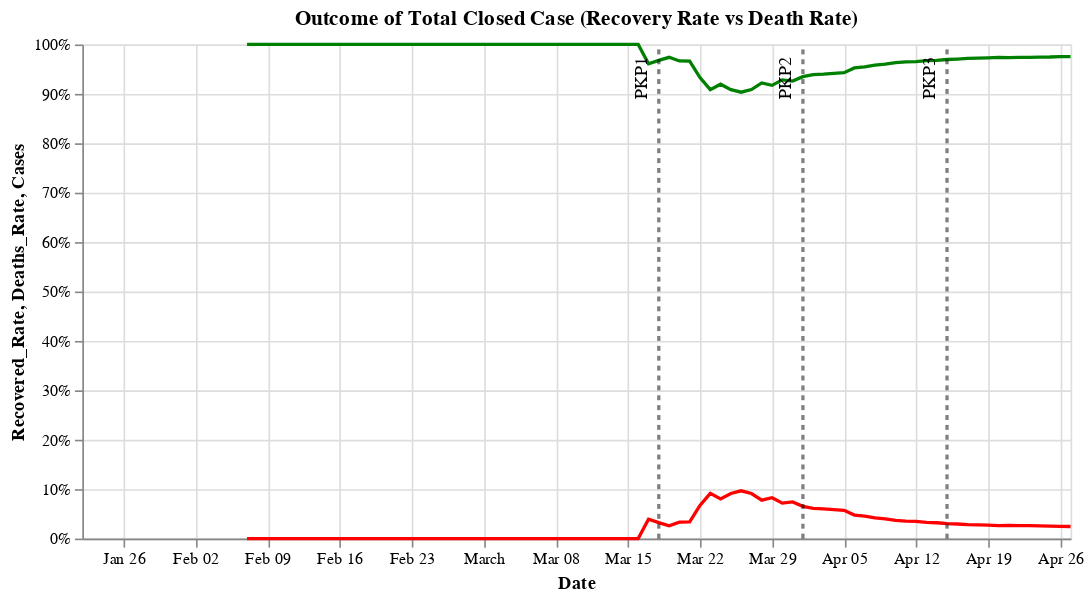

Notebook source saved alongside this figure:
### Code cell
#hide_input
_base = alt.Chart(df_summary_my[['Date', 'Recovered_Rate', 'Deaths_Rate']]).encode(x='Date:T')
_recovered = _base.mark_line(color='green').encode(
              y=alt.Y('Recovered_Rate:Q', axis=alt.Axis(format='%')))
_deaths = _base.mark_line(color='red').encode(y=alt.Y('Deaths_Rate:Q', axis=alt.Axis(format='%')))

(_recovered + _deaths + _pkp_line(1.0)).properties(title='Outcome of Total Closed Case (Recovery Rate vs Death Rate)', width=600)

### Figure 1 — Vega-Lite specification as saved in the notebook (floating-point values rounded to 4 significant figures)
{"config": {"view": {"continuousWidth": 400, "continuousHeight": 300}}, "layer": [{"mark": {"type": "line", "color": "green"}, "encoding": {"x": {"type": "temporal", "field": "Date"}, "y": {"type": "quantitative", "axis": {"format": "%"}, "field": "Recovered_Rate"}}}, {"mark": {"type": "line", "color": "red"}, "encoding": {"x": {"type": "temporal", "field": "Date"}, "y": {"type": "quantitative", "axis": {"format": "%"}, "field": "Deaths_Rate"}}}, {"layer": [{"mark": {"type": "line", "color": "black", "opacity": 0.5, "strokeDash": [3, 3]}, "encoding": {"x": {"type": "temporal", "field": "Date"}, "y": {"type": "quantitative", "field": "Cases"}}}, {"mark": {"type": "text", "angle": 270, "dx": -20, "dy": -10, "text": "PKP1"}, "encoding": {"x": {"type": "temporal", "field": "Date"}, "y": {"type": "quantitative", "field": "Cases"}}, "transform": [{"filter": "(datum['Cases'] > 0)"}]}, {"layer": [{"mark": {"type": "line", "color": "black", "opacity": 0.5, "strokeDash": [3, 3]}, "encoding": {"x": {"type": "temporal", "field": "Date"}, "y": {"type": "quantitative", "field": "Cases"}}}, {"mark": {"type": "text", "angle": 270, "dx": -20, "dy": -10, "text": "PKP2"}, "encoding": {"x": {"type": "temporal", "field": "Date"}, "y": {"type": "quantitative", "field": "Cases"}}, "transform": [{"filter": "(datum['Cases'] > 0)"}]}], "data": {"name": "data-61825ca3bf80507b13fd09e9882e9c7c"}}, {"layer": [{"mark": {"type": "line", "color": "black", "opacity": 0.5, "strokeDash": [3, 3]}, "encoding": {"x": {"type": "temporal", "field": "Date"}, "y": {"type": "quantitative", "field": "Cases"}}}, {"mark": {"type": "text", "angle": 270, "dx": -20, "dy": -10, "text": "PKP3"}, "encoding": {"x": {"type": "temporal", "field": "Date"}, "y": {"type": "quantitative", "field": "Cases"}}, "transform": [{"filter": "(datum['Cases'] > 0)"}]}], "data": {"name": "data-1cff141ff54103cc826373c18d6e5dc0"}}], "data": {"name": "data-1864ebcf0b3714c9717e86ab21715ef9"}}], "data": {"name": "data-bb808230759fbbaec6d7dfcc16148314"}, "title": "Outcome of Total Closed Case (Recovery Rate vs Death Rate)", "width": 600, "$schema": "https://vega.github.io/schema/vega-lite/v4.8.1.json", "datasets": {"data-bb808230759fbbaec6d7dfcc16148314": [{"Date": "2020-01-22T00:00:00", "Recovered_Rate": null, "Deaths_Rate": null}, {"Date": "2020-01-23T00:00:00", "Recovered_Rate": null, "Deaths_Rate": null}, {"Date": "2020-01-24T00:00:00", "Recovered_Rate": null, "Deaths_Rate": null}, {"Date": "2020-01-25T00:00:00", "Recovered_Rate": null, "Deaths_Rate": null}, {"Date": "2020-01-26T00:00:00", "Recovered_Rate": null, "Deaths_Rate": null}, {"Date": "2020-01-27T00:00:00", "Recovered_Rate": null, "Deaths_Rate": null}, {"Date": "2020-01-28T00:00:00", "Recovered_Rate": null, "Deaths_Rate": null}, {"Date": "2020-01-29T00:00:00", "Recovered_Rate": null, "Deaths_Rate": null}, {"Date": "2020-01-30T00:00:00", "Recovered_Rate": null, "Deaths_Rate": null}, {"Date": "2020-01-31T00:00:00", "Recovered_Rate": null, "Deaths_Rate": null}, {"Date": "2020-02-01T00:00:00", "Recovered_Rate": null, "Deaths_Rate": null}, {"Date": "2020-02-02T00:00:00", "Recovered_Rate": null, "Deaths_Rate": null}, {"Date": "2020-02-03T00:00:00", "Recovered_Rate": null, "Deaths_Rate": null}, {"Date": "2020-02-04T00:00:00", "Recovered_Rate": null, "Deaths_Rate": null}, {"Date": "2020-02-05T00:00:00", "Recovered_Rate": null, "Deaths_Rate": null}, {"Date": "2020-02-06T00:00:00", "Recovered_Rate": null, "Deaths_Rate": null}, {"Date": "2020-02-07T00:00:00", "Recovered_Rate": 1.0, "Deaths_Rate": 0.0}, {"Date": "2020-02-08T00:00:00", "Recovered_Rate": 1.0, "Deaths_Rate": 0.0}, {"Date": "2020-02-09T00:00:00", "Recovered_Rate": 1.0, "Deaths_Rate": 0.0}, {"Date": "2020-02-10T00:00:00", "Recovered_Rate": 1.0, "Deaths_Rate": 0.0}, {"Date": "2020-02-11T00:00:00", "Recovered_Rate": 1.0, "Deaths_Rate": 0.0}, {"Date": "2020-02-12T00:00:00", "Recovered_Rate": 1.0, "Deaths_Rate": 0.0}, {"Date": "2020-02-13T00:00:00", "Recovered_Rate": 1.0, "Deaths_Rate": 0.0}, {"Date": "2020-02-14T00:00:00", "Recovered_Rate": 1.0, "Deaths_Rate": 0.0}, {"Date": "2020-02-15T00:00:00", "Recovered_Rate": 1.0, "Deaths_Rate": 0.0}, {"Date": "2020-02-16T00:00:00", "Recovered_Rate": 1.0, "Deaths_Rate": 0.0}, {"Date": "2020-02-17T00:00:00", "Recovered_Rate": 1.0, "Deaths_Rate": 0.0}, {"Date": "2020-02-18T00:00:00", "Recovered_Rate": 1.0, "Deaths_Rate": 0.0}, {"Date": "2020-02-19T00:00:00", "Recovered_Rate": 1.0, "Deaths_Rate": 0.0}, {"Date": "2020-02-20T00:00:00", "Recovered_Rate": 1.0, "Deaths_Rate": 0.0}, {"Date": "2020-02-21T00:00:00", "Recovered_Rate": 1.0, "Deaths_Rate": 0.0}, {"Date": "2020-02-22T00:00:00", "Recovered_Rate": 1.0, "Deaths_Rate": 0.0}, {"Date": "2020-02-23T00:00:00", "Recovered_Rate": 1.0, "Deaths_Rate": 0.0}, {"Date": "2020-02-24T00:00:00", "Recovered_Rate": 1.0, "Deaths_Rate": 0.0}, {"Date": "2020-02-25T00:00:00", "Recovered_Rate": 1.0, "Deaths_Rate": 0.0}, {"Date": "2020-02-26T00:00:00", "Recovered_Rate": 1.0, "Deaths_Rate": 0.0}, {"Date": "2020-02-27T00:00:00", "Recovered_Rate": 1.0, "Deaths_Rate": 0.0}, {"Date": "2020-02-28T00:00:00", "Recovered_Rate": 1.0, "Deaths_Rate": 0.0}, {"Date": "2020-02-29T00:00:00", "Recovered_Rate": 1.0, "Deaths_Rate": 0.0}, {"Date": "2020-03-01T00:00:00", "Recovered_Rate": 1.0, "Deaths_Rate": 0.0}, {"Date": "2020-03-02T00:00:00", "Recovered_Rate": 1.0, "Deaths_Rate": 0.0}, {"Date": "2020-03-03T00:00:00", "Recovered_Rate": 1.0, "Deaths_Rate": 0.0}, {"Date": "2020-03-04T00:00:00", "Recovered_Rate": 1.0, "Deaths_Rate": 0.0}, {"Date": "2020-03-05T00:00:00", "Recovered_Rate": 1.0, "Deaths_Rate": 0.0}, {"Date": "2020-03-06T00:00:00", "Recovered_Rate": 1.0, "Deaths_Rate": 0.0}, {"Date": "2020-03-07T00:00:00", "Recovered_Rate": 1.0, "Deaths_Rate": 0.0}, {"Date": "2020-03-08T00:00:00", "Recovered_Rate": 1.0, "Deaths_Rate": 0.0}, {"Date": "2020-03-09T00:00:00", "Recovered_Rate": 1.0, "Deaths_Rate": 0.0}, {"Date": "2020-03-10T00:00:00", "Recovered_Rate": 1.0, "Deaths_Rate": 0.0}, {"Date": "2020-03-11T00:00:00", "Recovered_Rate": 1.0, "Deaths_Rate": 0.0}, {"Date": "2020-03-12T00:00:00", "Recovered_Rate": 1.0, "Deaths_Rate": 0.0}, {"Date": "2020-03-13T00:00:00", "Recovered_Rate": 1.0, "Deaths_Rate": 0.0}, {"Date": "2020-03-14T00:00:00", "Recovered_Rate": 1.0, "Deaths_Rate": 0.0}, {"Date": "2020-03-15T00:00:00", "Recovered_Rate": 1.0, "Deaths_Rate": 0.0}, {"Date": "2020-03-16T00:00:00", "Recovered_Rate": 1.0, "Deaths_Rate": 0.0}, {"Date": "2020-03-17T00:00:00", "Recovered_Rate": 0.9608, "Deaths_Rate": 0.03922}, {"Date": "2020-03-18T00:00:00", "Recovered_Rate": 0.9677, "Deaths_Rate": 0.03226}, {"Date": "2020-03-19T00:00:00", "Recovered_Rate": 0.974, "Deaths_Rate": 0.02597}, {"Date": "2020-03-20T00:00:00", "Recovered_Rate": 0.9667, "Deaths_Rate": 0.03333}, {"Date": "2020-03-21T00:00:00", "Recovered_Rate": 0.9661, "Deaths_Rate": 0.0339}, {"Date": "2020-03-22T00:00:00", "Recovered_Rate": 0.9329, "Deaths_Rate": 0.06711}, {"Date": "2020-03-23T00:00:00", "Recovered_Rate": 0.9085, "Deaths_Rate": 0.0915}, {"Date": "2020-03-24T00:00:00", "Recovered_Rate": 0.9196, "Deaths_Rate": 0.0804}, {"Date": "2020-03-25T00:00:00", "Recovered_Rate": 0.9087, "Deaths_Rate": 0.09132}, {"Date": "2020-03-26T00:00:00", "Recovered_Rate": 0.9034, "Deaths_Rate": 0.09664}, {"Date": "2020-03-27T00:00:00", "Recovered_Rate": 0.9088, "Deaths_Rate": 0.09123}, {"Date": "2020-03-28T00:00:00", "Recovered_Rate": 0.9222, "Deaths_Rate": 0.07781}, {"Date": "2020-03-29T00:00:00", "Recovered_Rate": 0.9173, "Deaths_Rate": 0.08274}, {"Date": "2020-03-30T00:00:00", "Recovered_Rate": 0.9283, "Deaths_Rate": 0.07171}, {"Date": "2020-03-31T00:00:00", "Recovered_Rate": 0.9259, "Deaths_Rate": 0.07414}, {"Date": "2020-04-01T00:00:00", "Recovered_Rate": 0.9348, "Deaths_Rate": 0.06522}, {"Date": "2020-04-02T00:00:00", "Recovered_Rate": 0.9388, "Deaths_Rate": 0.0612}, {"Date": "2020-04-03T00:00:00", "Recovered_Rate": 0.9398, "Deaths_Rate": 0.06023}, {"Date": "2020-04-04T00:00:00", "Recovered_Rate": 0.9414, "Deaths_Rate": 0.05864}, {"Date": "2020-04-05T00:00:00", "Recovered_Rate": 0.9428, "Deaths_Rate": 0.05722}, {"Date": "2020-04-06T00:00:00", "Recovered_Rate": 0.9524, "Deaths_Rate": 0.04758}, {"Date": "2020-04-07T00:00:00", "Recovered_Rate": 0.9545, "Deaths_Rate": 0.04552}, {"Date": "2020-04-08T00:00:00", "Recovered_Rate": 0.9581, "Deaths_Rate": 0.04188}, {"Date": "2020-04-09T00:00:00", "Recovered_Rate": 0.96, "Deaths_Rate": 0.04}, {"Date": "2020-04-10T00:00:00", "Recovered_Rate": 0.9632, "Deaths_Rate": 0.03684}, {"Date": "2020-04-11T00:00:00", "Recovered_Rate": 0.9647, "Deaths_Rate": 0.0353}, {"Date": "2020-04-12T00:00:00", "Recovered_Rate": 0.9652, "Deaths_Rate": 0.0348}, {"Date": "2020-04-13T00:00:00", "Recovered_Rate": 0.9673, "Deaths_Rate": 0.03272}, {"Date": "2020-04-14T00:00:00", "Recovered_Rate": 0.968, "Deaths_Rate": 0.03203}, {"Date": "2020-04-15T00:00:00", "Recovered_Rate": 0.9696, "Deaths_Rate": 0.0304}, {"Date": "2020-04-16T00:00:00", "Recovered_Rate": 0.9705, "Deaths_Rate": 0.02947}, {"Date": "2020-04-17T00:00:00", "Recovered_Rate": 0.9718, "Deaths_Rate": 0.02817}, {"Date": "2020-04-18T00:00:00", "Recovered_Rate": 0.9724, "Deaths_Rate": 0.02759}, {"Date": "2020-04-19T00:00:00", "Recovered_Rate": 0.9729, "Deaths_Rate": 0.02708}, {"Date": "2020-04-20T00:00:00", "Recovered_Rate": 0.9737, "Deaths_Rate": 0.0263}, {"Date": "2020-04-21T00:00:00", "Recovered_Rate": 0.9733, "Deaths_Rate": 0.02674}, {"Date": "2020-04-22T00:00:00", "Recovered_Rate": 0.9738, "Deaths_Rate": 0.02623}, {"Date": "2020-04-23T00:00:00", "Recovered_Rate": 0.9739, "Deaths_Rate": 0.02612}, {"Date": "2020-04-24T00:00:00", "Recovered_Rate": 0.9745, "Deaths_Rate": 0.02554}, {"Date": "2020-04-25T00:00:00", "Recovered_Rate": 0.9746, "Deaths_Rate": 0.02539}, {"Date": "2020-04-26T00:00:00", "Recovered_Rate": 0.9753, "Deaths_Rate": 0.02475}, {"Date": "2020-04-27T00:00:00", "Recovered_Rate": 0.9756, "Deaths_Rate": 0.02441}], "data-1864ebcf0b3714c9717e86ab21715ef9": [{"Date": "2020-03-18", "Cases": 0.0}, {"Date": "2020-03-18", "Cases": 1.0}], "data-61825ca3bf80507b13fd09e9882e9c7c": [{"Date": "2020-04-01", "Cases": 0.0}, {"Date": "2020-04-01", "Cases": 1.0}], "data-1cff141ff54103cc826373c18d6e5dc0": [{"Date": "2020-04-15", "Cases": 0.0}, {"Date": "2020-04-15", "Cases": 1.0}]}}
